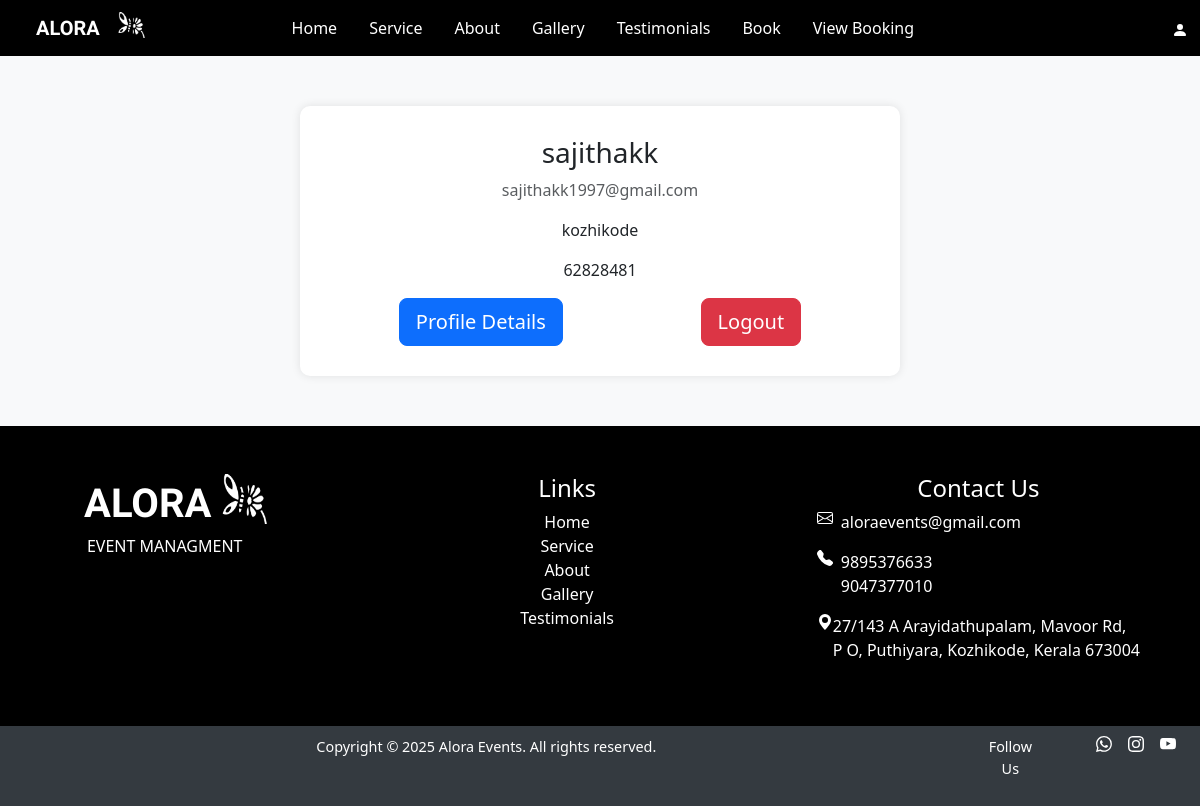
The app's page /profile (signed in) with its own data.
### event/models.py (models this page shows, shortened)
class User_details(models.Model):
    user_id=models.ForeignKey(User,on_delete=models.CASCADE)
    phone_number=models.IntegerField()
    address=models.TextField()
    gender=models.CharField(max_length=10)

### event/views.py (the view)
# urls.py: path('profile',views.Profile,name='profile'),
def Profile(request):
    data=User.objects.get(id=request.user.id)
    user=User_details.objects.get(user_id=data)
    return render(request,'profile.html',{'details':user})

### templates/profile.html (shortened to what this page needs)
{% extends 'alora_user.html' %}
{% load static %}
{% block content %}
    <div class="container profile-container">
        <h3>{{details.user_id.username}}</h3>
        <p class="text-muted">{{details.user_id.email}}</p>
        <p> {{details.address}}</p>
        <p> {{details.phone_number}}</p>
        <div class="d-flex justify-content-around ">
        <a href="{% url 'edit'  %}"><button type="button" class="btn btn-primary btn-lg">Profile Details</button></a>
        <a href="{% url 'logout' %}"><button type="button" class="btn btn-danger btn-lg"> Logout</button></a>
        </div>
    </div>
    {% endblock content %}

### templates/alora_user.html (style rules this page uses)
body { background-color: white; }

### templates/profile.html (style rules this page uses)
body { background-color: #f8f9fa; }
.profile-container { max-width: 600px; margin: 50px auto; background: #fff; padding: 30px; border-radius: 10px; box-shadow: 0px 0px 10px rgba(0, 0, 0, 0.1); text-align: center; }

### records on screen
User_details: user_id.username "sajithakk", user_id.email "sajithakk1997@gmail.com", address "kozhikode", phone_number "62828481"
